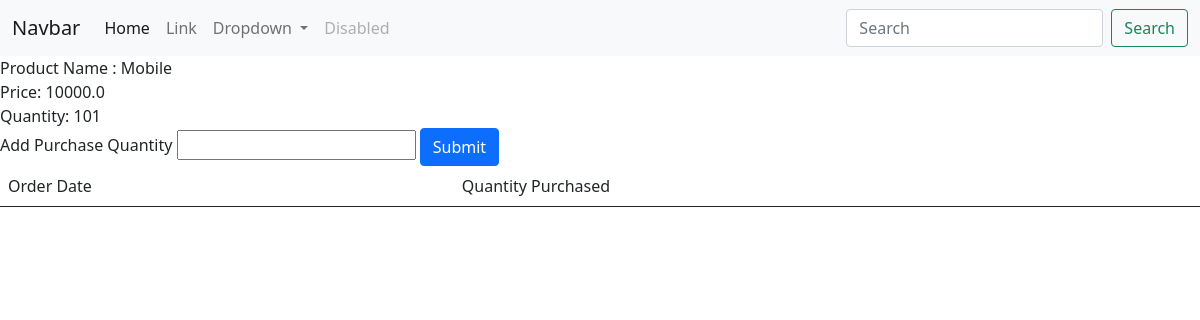
Screenshot of /add/order/?id=2 with the database file from the repository.
### app/models.py (models this page shows)
class Product(models.Model):
	product_name = models.CharField(max_length=100)
	price = models.FloatField()
	quantity = models.IntegerField()

### app/views.py (the view)
# urls.py: path('add/order/',views.add_order_view,name='add_order_view'),
def add_order_view(request):
	if request.method=='POST':
		prod_id = request.POST.get('prod_id')
		purchase_quant = int(request.POST.get('purchase_quant'))
		prod = Product.objects.filter(id=prod_id)
		if prod:
			avail_quant = prod[0].quantity-purchase_quant
			prod.update(quantity=avail_quant)
			Order.objects.create(
				product=prod[0],
				quantity_purchased = purchase_quant)
			return redirect('all_product_view')
	else:
		product_id = request.GET.get('id')
		product = Product.objects.filter(id=product_id)
		print(product)
		if product:
			return render(request,'add_order.html',{'product':product[0]})
		else:
			return redirect('all_product_view')

### template/add_order.html (shortened to what this page needs)
{% extends 'base.html' %}
{% block body %}
Product Name : {{product.product_name}}<br>
Price: {{product.price}}<br>
Quantity: {{product.quantity}}<br>
<form method="post" id="ord_form">
	<label>Add Purchase Quantity</label>
	<input type="number" name="purchase_quant" id="purchase_quant">
	<button class="btn btn-primary" type="button" id="ord_submit"> Submit</button>
</form>
<table class="table">
	<thead>
		<tr>
			<td>Order Date</td>
			<td> Quantity Purchased</td>
		</tr>
	</thead>
</table>
{% endblock %}

### rows the page displays
Product: product_name "Mobile", price "10000.0", quantity "101"
